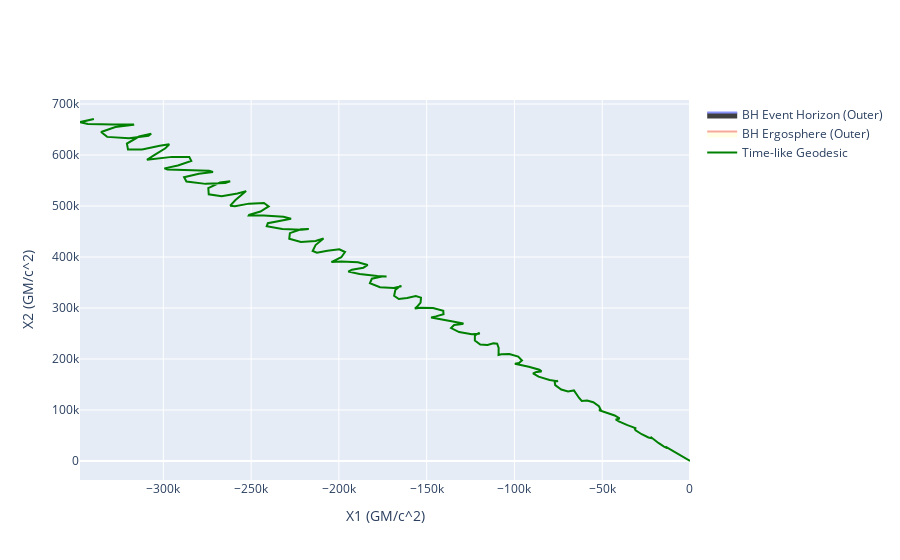

The notebook cell this image was saved under:
### Code cell
gpl.clear () # Clear previous plot
gpl.plot2D (geod,coordinates=(1,2),color="green")
gpl.show ()
